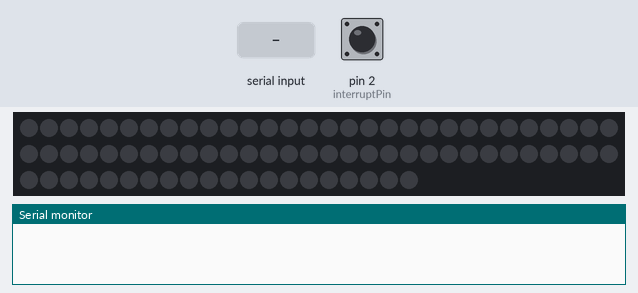
The sketch below on a simulated Arduino Uno, built with avr-gcc and run on an emulated ATmega328P. On the bench: 80 RGB LEDs in strip order, left to right, continuing on the next row, the last lines printed to the serial monitor. Inputs (shaded band) come from the test bench; at power-on: pin 2 (interruptPin) HIGH. Dim RGB values are drawn brighter than linear; the strip is taken to match the declared colour order.

Above: at 1.2 s.
1.3 s: "zirkus" received over the second serial link
At 1.36 s:
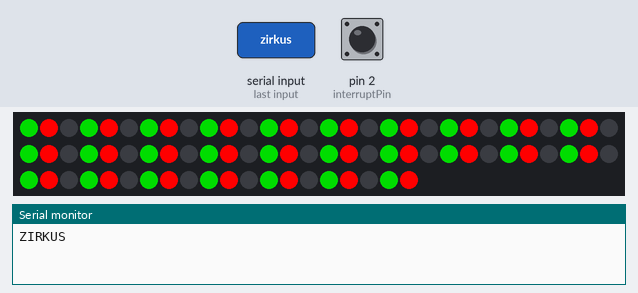
2.9 s: "rot" received over the second serial link
At 4.2 s:
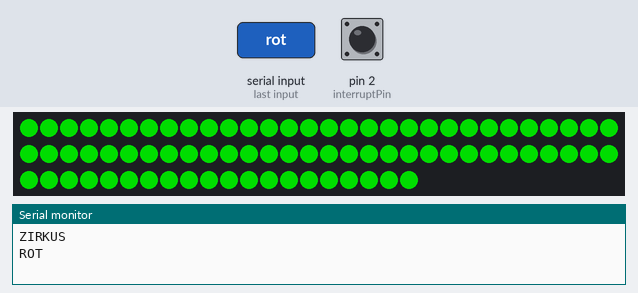
4.6 s: "blau" received over the second serial link
At 6.0 s:
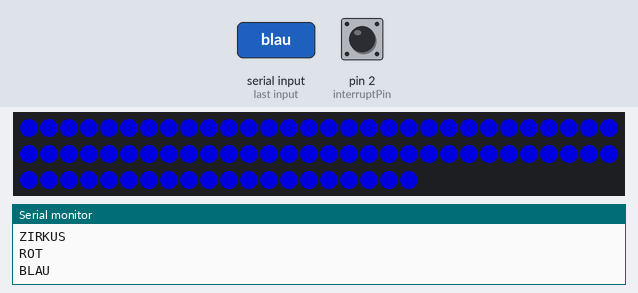
6.3 s: "gruen" received over the second serial link
At 7.4 s:
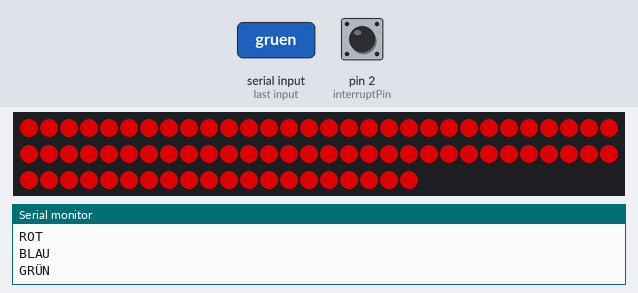
8.0 s: "weis" received over the second serial link
At 8.6 s:
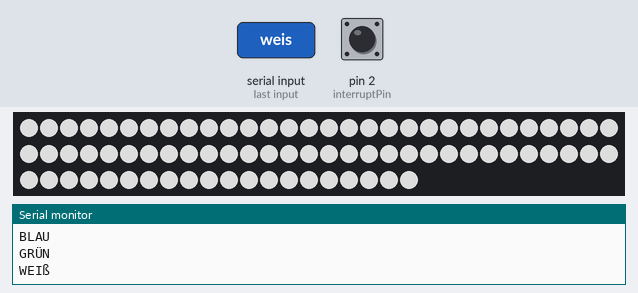
9.7 s: "gelb" received over the second serial link
At 11.1 s:
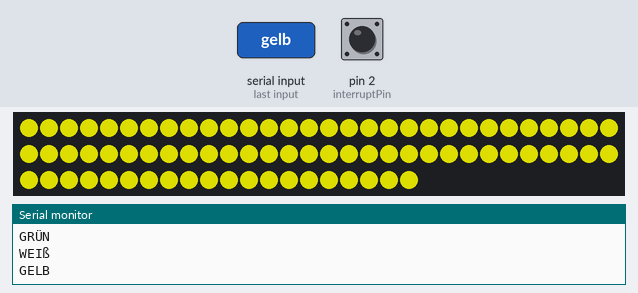
Timing chart, 0 to 12.4 s (numbered marks = the images above; inputs shaded):
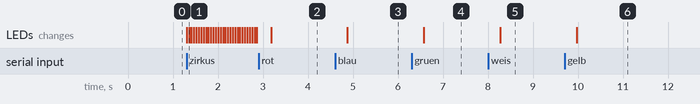

Measured:
- after the input at 1.3 s, the LEDs: first change at once (image 1 shows a later state)
- after the input at 2.9 s, the LEDs: change after 0.28 s (image 2)
- after the input at 4.6 s, the LEDs: change after 0.27 s (image 3)
- after the input at 6.3 s, the LEDs: change after 0.27 s (image 4)
- after the input at 8.0 s, the LEDs: change after 0.27 s (image 5)
- after the input at 9.7 s, the LEDs: change after 0.27 s (image 6)

The sketch:

Infinity_Mirror.ino
```cpp
//Importiert die Benötigte Bibliothek
#include <Adafruit_NeoPixel.h>
#include <SoftwareSerial.h>

SoftwareSerial nextion(6, 5); //Ersetzt RX und TX Pins im Nextion Display

int LEDPIN  = 10; //Pin Eingang zum Neopixel
int NUMPIXELS = 80; //Anzahl der Menge an Neopixels
bool mode = true;
int counter;
const byte interruptPin = 2;


//Sagt die Anzahl der Neopixel und der Pineingang für das Signal
Adafruit_NeoPixel pixels = Adafruit_NeoPixel(NUMPIXELS, LEDPIN, NEO_RGB + NEO_KHZ800);

String daten_display = ""; //String wird Definiert (Zeichenkette)


void setup() {
  Serial.begin(9600); //Startet die Serielle Kommunikation
  nextion.begin(9600);
  pixels.begin(); //Initialisiert die NeoPixel Library

  attachInterrupt(digitalPinToInterrupt(interruptPin), interrupt_call, FALLING);
}

void loop() {
//--------------------------------------------------------------------
//Wird Abgefragt welches Signal(Zeichen) der jeweilige Button sendet
  if (nextion.available() > 0){
    daten_display += char (nextion.read());
  }
//--------------------------------------------------------------------
//Wenn Button "jeweiliges Zeichen" entspricht dann Code ausführen
  if(daten_display == "rot"){
    Serial.println("ROT");
    Rot(); //Ruft die Methode auf
    daten_display=""; //Setzt die Zeichenkette wieder zurück
  }
  if(daten_display == "blau"){
    Serial.println("BLAU");
    Blau();
    daten_display="";
  }
  if(daten_display == "gruen"){
    Serial.println("GRÜN");
    Gruen();
    daten_display="";
  }
  if(daten_display == "weis"){
    Serial.println("WEIß");
    Weis();
    daten_display="";
  }
  if(daten_display == "orange"){
    Serial.println("ORANGE");
    Orange();
    daten_display="";
  }
  if(daten_display == "gelb"){
    Serial.println("GELB");
    Gelb();
    daten_display="";
  }
  if(daten_display == "rainbow"){
    Serial.println("REGENBOGEN");
    rainbow();
    daten_display="";
  }
  if(daten_display == "zirkus"){
    Serial.println("ZIRKUS");
    ZirkusEffekt(0xff,0,0,50);
    daten_display="";
  }
  if(daten_display == "fade"){
    Serial.println("ColorWipe");
    ColorWipe(0x00,0xff,0x00, 50);
    ColorWipe(0x00,0x00,0x00, 50);
    ColorWipe(0x00,0xff,0x00, 50);
    ColorWipe(0x00,0x00,0x00, 50);
    ColorWipe(0x00,0xff,0x00, 50);
    ColorWipe(0x00,0x00,0x00, 50);
    daten_display="";
  }
  if(daten_display == "clear"){
    Serial.println("LED STRIPES GELÖSCHT");
    Leschen();
    daten_display="";
  }
}
//-----------------------------------------------------------------------------------
//pixel.Color RGB werte von 0 - 255
//-----------------------------------------------------------------------------------
void Rot(){
  for(int i=0; i<NUMPIXELS; i++) {//Färbt alle Neopixels der Entsprechenden Farbe
    pixels.setPixelColor(i, pixels.Color(0,150,0)); //Setzt die Farbe der Neopixel zu Rot
    pixels.show(); //Sendet die Neue Farbe zur Hardware
  }
}
void Gruen(){
  for(int i=0; i<NUMPIXELS; i++) {
    pixels.setPixelColor(i, pixels.Color(150,0,0)); //Grün
    pixels.show();
  }
}
void Blau(){
  for(int i=0; i<NUMPIXELS; i++) {
    pixels.setPixelColor(i, pixels.Color(0,0,150)); //blau
    pixels.show();
  }
}
void Gelb(){
  for(int i=0; i<NUMPIXELS; i++) {
    pixels.setPixelColor(i, pixels.Color(150,150,0)); //Gelb
    pixels.show();
  }
}
void Orange(){
  for(int i=0; i<NUMPIXELS; i++) {
    pixels.setPixelColor(i, pixels.Color(50,150,0)); //Orange
    pixels.show();
  }
}
void Weis(){
  for(int i=0; i<NUMPIXELS; i++) {
    pixels.setPixelColor(i, pixels.Color(150,150,150)); //Weiß
    pixels.show();
  }
}
void Leschen(){
  for(int i=0; i<NUMPIXELS; i++) {
    pixels.setPixelColor(i, pixels.Color(0,0,0)); //Keine Farbe
    pixels.clear();
    pixels.begin();
    pixels.show();
  }
}
//--------------------------------------------------------------------------------------
void rainbow() {
  for(long firstPixelHue = 0; firstPixelHue < 5*65536; firstPixelHue += 256) {
    for(int i=0; i<pixels.numPixels(); i++) {
      int pixelHue = firstPixelHue + (i * 65536L / pixels.numPixels());
      pixels.setPixelColor(i, pixels.gamma32(pixels.ColorHSV(pixelHue)));
    }
    pixels.show();
    delay(5);
  } pixels.clear();
}
//--------------------------------------------------------------------------------------
void ZirkusEffekt(byte red, byte green, byte blue, int SpeedDelay) {
  for (int j=0; j<10; j++) { //Anzahl der Wiederholungen
    for (int q=0; q < 3; q++) {
      for (int i=0; i < NUMPIXELS; i=i+3) {
        pixels.setPixelColor(i+q, red, green, blue);    //jeden dritten anschalten
      }
      pixels.show();

      delay(SpeedDelay);

      for (int i=0; i < NUMPIXELS; i=i+3) {
        pixels.setPixelColor(i+q, 0,150,0);        //jeden dritten ausschalten
      }
  }
 } pixels.clear();
}
//--------------------------------------------------------------------------------------
void ColorWipe(byte red, byte green, byte blue, int SpeedDelay) {
  for(uint16_t i=0; i<NUMPIXELS; i++) {
      pixels.setPixelColor(i, red, green, blue);
      pixels.show();
      delay(SpeedDelay);
  }
}
//--------------------------------------------------------------------------------------
void interrupt_call(){ //Code hat keine Funktion
  Serial.println("Interrupt");
}
```
